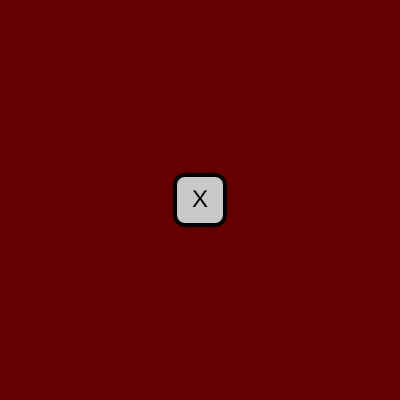
Frame 1 (no input)
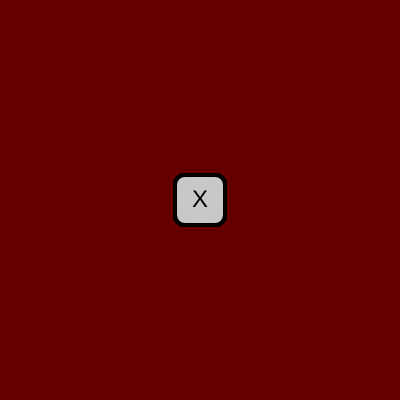
Frame 60 (no input)
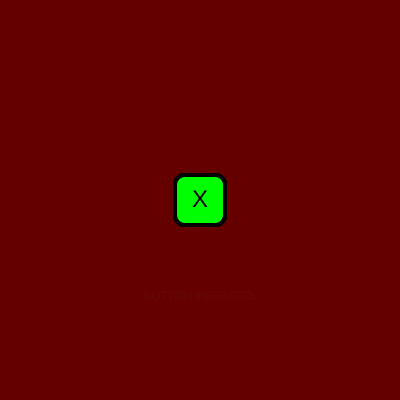
Frame 120 (the mouse pressed at the canvas centre since frame 60)

The p5.js sketch that drew these frames (run headless with seeded random() and noise() and a simulated clock; from frame 60 on, the mouse is pressed at the canvas centre):

// p5.js sketch
// ── sketch.js
let mb;

function setup() {
  createCanvas(400, 400);
  background(100, 0, 0);
  
  mb = new MomentaryButton(200, 200, 50, 50, "X", myCallback);
  mb.setRound(10);
  
  mb.setMode(DOWN);
//  mb.setMode(UP);
//  mb.setMode(HOLD);
}

function draw() {
  // put drawing code here
  background(100, 0, 0, 32);
  
  mb.draw();
}

function myCallback() {
  fill(255);
  textAlign(CENTER);
  text("BUTTON PRESSED.", 200, 300);
  print("BUTTON PRESSED.");
}
// ── p5.touchgui.js
////////////////////////////////////////
/////////// MOMENTARY BUTTON ///////////
////////////////////////////////////////

// Define constants for touch modes. 
// Note: not sure how to set this up so that it doesn't
//  interfere with other libraries' constants.
const DOWN  = 0;
const UP    = 1;
const HOLD  = 2;

// This is an attempt to create a parent Button class.
// Experiencing problems...

//class Button {
//  constructor(x_, y_, width_, height_, label_, callback_) {
//    this.x            = x_;
//    this.y            = y_;
//    this.width        = width_;
//    this.height       = height_;
//    this.round        = 0;
//    this.fillOff      = color(200, 200, 200, 255);
//    this.fillOn       = color(0, 255, 0, 255);
//    this.stroke       = color(0, 0, 0, 255);
//    this.strokeWeight = 4;
//    this.touched      = false;
//    this.labelColor   = color(0, 0, 0, 255);
//    this.textSize     = 24;
//    this.mode         = DOWN;
//    
//    this.label        = label_;
//    if (this.label === undefined) {
//      this.label = "";
//    }
//    
//    this.callback     = callback_;
//    if (this.callback === undefined) {
//      this.callback = function() {
//        print("No callback defined.");
//      }
//    }
//  }
//  
//  setDimensions(x_, y_, width_, height_) {
//    this.x      = x_;
//    this.y      = y_;
//    this.width  = width_;
//    this.height = height_;
//  }
//  
//  setMode(mode_) {
//    if (mode_ === DOWN) {
//      this.mode = DOWN;
//    } else if (mode_ === UP) {
//      this.mode = UP;
//    } else if (mode_ === HOLD) {
//      this.mode = HOLD;
//    } else {
//      console.log("INVALID MODE TYPE.");
//    }
//  }
//  
//  setRound(round_) {
//    this.round = round_;
//  }
//
//  setLabel(label_) {
//    this.label = label_;
//  }
//}
//
//class MomentaryButton extends Button {
//  constructor(x_, 
//              y_, 
//              width_, 
//              height_, 
//              label_,
//              callback_ ) {
//    super(x_, y_, width_, height_ label_, callback_);
//  }


////////////////////////////////////////
/////////// MOMENTARY BUTTON ///////////
////////////////////////////////////////
// --
// Currently has a lot of internal variables that don't yet
// have getters and setters. Core functionality works 
// though. Has three modes for triggering a callback 
// function: DOWN, UP, and HOLD.

class MomentaryButton {
  
  constructor(x_, y_, width_, height_, label_, callback_) {
    this.x            = x_;
    this.y            = y_;
    this.width        = width_;
    this.height       = height_;
    this.round        = 0;
    this.fillOff      = color(200, 200, 200, 255);
    this.fillOn       = color(0, 255, 0, 255);
    this.stroke       = color(0, 0, 0, 255);
    this.strokeWeight = 4;
    this.touched      = false;
    this.labelColor   = color(0, 0, 0, 255);
    this.textSize     = 24;
    this.mode         = DOWN;
    
    // If label_ or callback_ are undefined, constructor
    // will automatically assign them. This is my work
    // around for constructor overloading.
    this.label        = label_;
    if (this.label === undefined) {
      this.label = "";
    }
    
    this.callback     = callback_;
    if (this.callback === undefined) {
      this.callback = function() {
        print("No callback defined.");
      }
    }
  }
  
  setDimensions(x_, y_, width_, height_) {
    this.x      = x_;
    this.y      = y_;
    this.width  = width_;
    this.height = height_;
  }
  
  // Sets the button's callback mode.
  setMode(mode_) {
    if (mode_ === DOWN) {
      this.mode = DOWN;
    } else if (mode_ === UP) {
      this.mode = UP;
    } else if (mode_ === HOLD) {
      this.mode = HOLD;
    } else {
      console.log("INVALID MODE TYPE.");
    }
  }
  
  // Can be used to make a button have round corners.
  setRound(round_) {
    this.round = round_;
  }

  setLabel(label_) {
    this.label = label_;
  }

  // draw() calles update() at the start.
  // Uses push() and pop() to disassociate from the
  // user's current drawing style and transformations.
  // Not sure whether or not this is advised.
  draw() {
    this.update();
    
    push();
      stroke(this.stroke);
      strokeWeight(this.strokeWeight);

      if (this.touched) {
      	fill(this.fillOn);
      } else {
      	fill(this.fillOff);
      }

      rectMode(CENTER);
      rect(this.x, this.y, this.width, this.height,       this.round);

      noStroke();
      textAlign(CENTER,CENTER);
      fill(this.labelColor);
      textSize(this.textSize);
      text(this.label, this.x, this.y);
    pop();
  }

  // update() checks to see if mouse press or touches are
  // being detected on the button. There is currently no
  // mouse hover behaviour, though this is being considered.
  update() {
    
    if(touches.length == 0 && mouseIsPressed) {
      if (mouseX > this.x-this.width/2 && 
          mouseX < this.x+this.width/2 &&
          mouseY > this.y-this.height/2 &&
          mouseY < this.y+this.height/2) {
        
        if (this.mode == DOWN && !this.touched) {
          this.callback();
        } else if (this.mode == HOLD) {
          this.callback();
        }
        
        this.touched = true;
      }
    } else if (touches.length > 0) {
      for (let i = 0; i < touches.length; i++) {
        if (touches[i].x > this.x-this.width/2 && 
            touches[i].x < this.x+this.width/2 &&
            touches[i].y > this.y-this.height/2 &&
            touches[i].y < this.y+this.height/2) {
          
          if (this.mode == DOWN && !this.touched) {
            this.callback();
          } else if (this.mode == HOLD) {
            this.callback();
          } 
          
          this.touched = true;
        }
      }
    } else if (this.touched && this.mode == UP) {
      this.callback();
      this.touched    = false;
    } else {
      this.touched    = false;
    }
    
    return this.touched;
  }
}


// For future development.

////////////////////////////////////////
//////////// TOGGLE BUTTON /////////////
////////////////////////////////////////

//class ToggleButton {
//  constructor(pInst, x_, y_, width_, height_, label_) {
//    this.x						= x_;
//    this.y						= y_;
//    this.width				= width_;
//    this.height				= height_;
//    this.round				= 0;
//    this.fillOff			= color(200, 200, 200, 255);
//    this.fillOn				= color(0, 255, 0, 255);
//    this.stroke				= color(0, 0, 0, 255);
//    this.strokeWeight	= 4;
//    this.touched			= false;
//    this.label				= label_;
//    this.labelColor		= color(0, 0, 0, 255);
//    this.state				= false;
//    this.textSize			= 24;
//  }
//
//
//  setDimensions(x_, y_, width_, height_) {
//    this.x						= x_;
//    this.y						= y_;
//    this.width				= width_;
//    this.height				= height_;
//  }
//
//  display() {
//    push();
//      stroke(this.stroke);
//      strokeWeight(this.strokeWeight);
//
//      if (this.state) {
//        fill(this.fillOn);
//      } else {
//        fill(this.fillOff);
//      }
//
//      rectMode(CENTER);
//      rect(this.x, this.y, this.width, this.height,       this.round);
//
//      noStroke();
//      textAlign(CENTER,CENTER);
//      fill(this.labelColor);
//      textSize(this.textSize);
//      text(this.label, this.x, this.y);
//    pop();
//  }
//
//  checkTouched() {
//    this.touched = false;
//
//    for (let i = 0; i < touches.length; i++) {
//      if (touches[i].x > this.x-this.width/2 &&
//          touches[i].x < this.x+this.width/2 &&
//          touches[i].y > this.y-this.height/2 &&
//          touches[i].y < this.y+this.height/2) {
//        this.touched = true;
//
//        if (this.state == true) {
//          this.state = false;
//        } else {
//          this.state = true;
//        }
//      }
//    }
//
//    return this.touched;
//  }
//
//  getState() {
//    return this.state;
//  }
//
//  setState(state_) {
//    this.state = state_;
//  }
//
//  setRound(round_) {
//    this.round = round_;
//  }
//
//  setLabel(label_) {
//    this.label = label_;
//  }
//}
